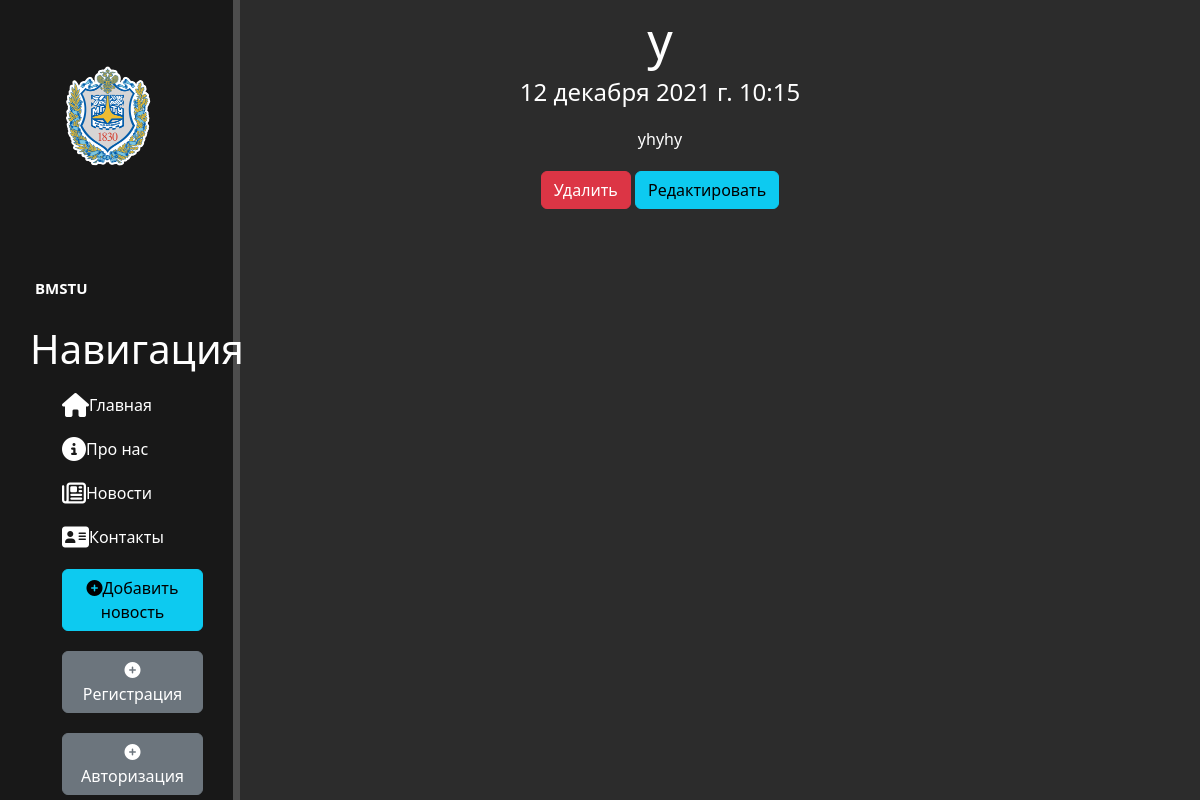
/news/5, run on the app's committed database.
### news/models.py (models this page shows, shortened)
class Articles(models.Model):
    title = models.CharField("Название", max_length=50)
    anons = models.CharField("Анонс", max_length=250)
    full_text = models.TextField("Содержание")
    date = models.DateTimeField("Дата публикации")
    class Meta:
        verbose_name = "Новость"
        verbose_name_plural = "Новости"

### news/views.py (the view)
# urls.py: path("<int:pk>", views.NewsDetailView.as_view(), name="news-detail"),
class NewsDetailView(DetailView):
    model = Articles
    template_name = "news/details_view.html"
    context_object_name = "article"

### news/templates/news/details_view.html (shortened to what this page needs)
{% extends "main/layout.html" %}
{% block content %}
    <div class="features">
        <h1>{{ article.title }}</h1>
        <h4>{{ article.date }}</h4>
        <p>{{ article.full_text }}</p>
        <a href="{% url 'news-delete' article.id %}" class="btn btn-danger">Удалить</a>
        <a href="{% url 'news-update' article.id %}" class="btn btn-info">Редактировать</a>
    </div>
{% endblock %}

### main/static/main/css/main.css (style rules this page uses)
body { background: #2c2c2c; }
main .features { float: left; color: #fff; margin-top: 10px; text-align: center; width: 70%; }
main .features h1 { font-size: 50px; }
main .features p { max-width: 400px; margin: 20px auto; }

### main/templates/main/layout.html (style rules this page uses)
a { text-decoration: none; }

### data on the page
Articles: title "y", date "12 декабря 2021 г. 10:15", full_text "yhyhy"
